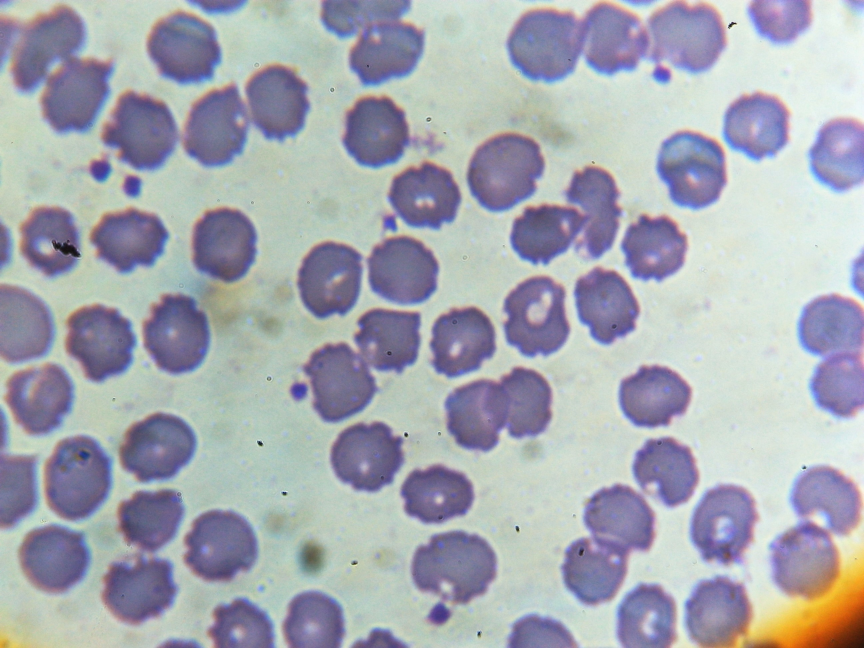
#> input picture Eritrocitos e Plaquetas/eritrocitos_01.jpg, 2592 x 1944 px, found by its file name (shown at 1/3 size)
$ python main1.py
#> lines starting #> are read from the running program, lines starting #| are printed output that depends on the picture; after the words box and inside, x2 and y2 are one past the last pixel; in counts of white or black regions, pixels touching at a corner belong together
#> further down, img is the input picture: shape (1944, 2592, 3); mean B, G, R 177.9, 168.7, 165.9
### joao_lucas/modules/__init__.py
# [20 lines left out: function detectBorder, not called in this run]

def showImage(*figs):
    #MOSTRAR VÁRIAS IMAGENS
    from cv2 import imshow, waitKey
    txts = []
    imgs = []
    for cont in range(0, len(figs)):
        if cont % 2 == 0:
            txts.append(figs[cont])
        if cont % 2 == 1:
            imgs.append(figs[cont])

    for a in range(0, len(txts)):
        imshow(txts[a], imgs[a])

    waitKey(0)

def resizeImg(img, size):
    #MODIFICAR TAMANHO DA IMAGEM
#> called with size = 600
    from cv2 import resize, INTER_AREA
    width = img.shape[1]
#> width = 2592
    height = img.shape[0]
#> height = 1944
    proportion = (width / height)
#> proportion = 1.33
    new_width = size
    new_height = int(new_width * proportion)
#> new_height = 800
    new_size = (new_height, new_width)
#> new_size = (800, 600)
    new_img = resize(img, new_size, interpolation= INTER_AREA)
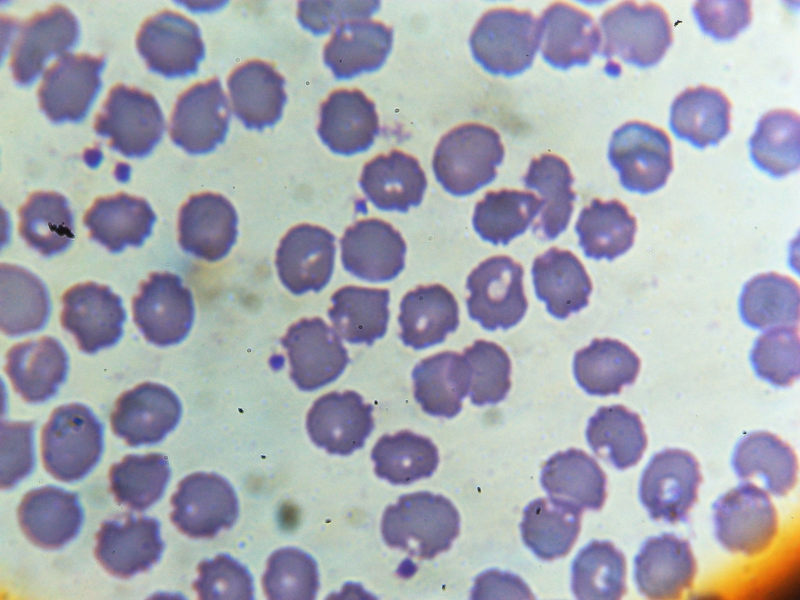
#> new_img: shape (600, 800, 3); mean B, G, R 177.9, 168.7, 165.9

    return new_img


# [12 lines left out: function status, not called in this run]

### main1.py
import cv2
import joao_lucas.modules as func

# DETECÇÃO DE BORDAS

diretorio = './Imagens_a_serem_analisadas/'
nome_img = 'eritrocitos_01'

img = cv2.imread(diretorio + nome_img + '.jpg')

img = func.resizeImg(img, 600)

grayScaleImg = cv2.cvtColor(img, cv2.COLOR_BGR2GRAY)
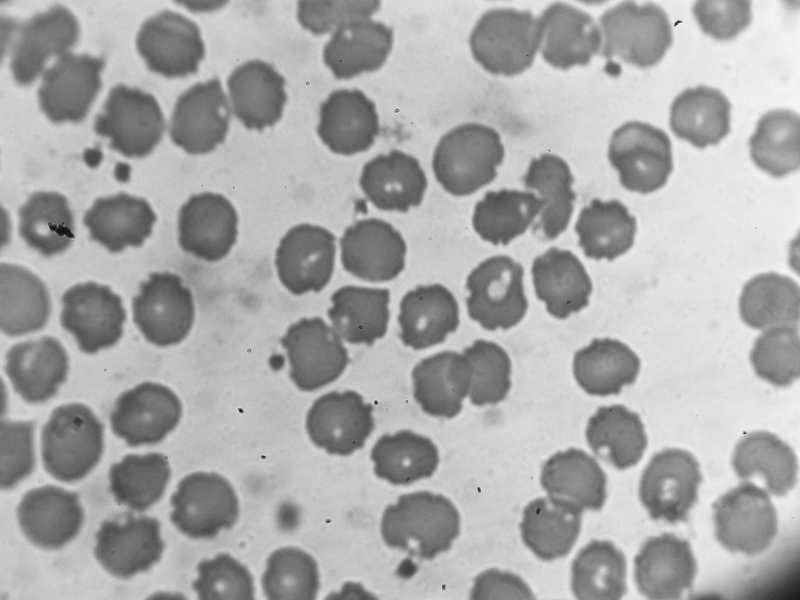
#> grayScaleImg: shape (600, 800); min 17, max 245, mean 168.9

blurImg = cv2.bilateralFilter(grayScaleImg, 9, 75, 75)
cannyImg = cv2.Canny(blurImg, 10, 60)
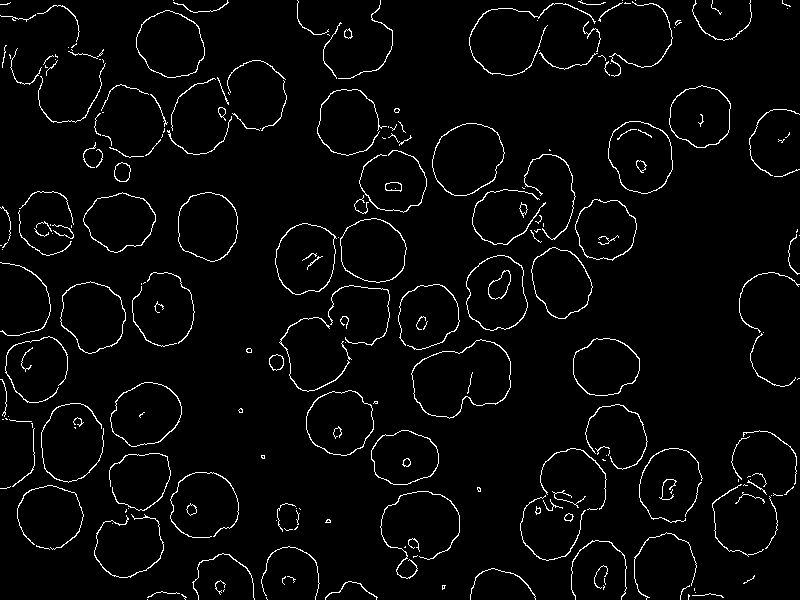
#> cannyImg: shape (600, 800); 3.3% white in thin lines or dots


contours, lx = cv2.findContours(cannyImg, cv2.RETR_EXTERNAL, cv2.CHAIN_APPROX_NONE)
#> contours = 236 contours, 170 with area under 20; largest, box (x1, y1, x2, y2) and area: (411, 339, 511, 419) 5476, (432, 123, 505, 196) 3908, (466, 255, 528, 331) 3602, (608, 121, 673, 194) 3595, (136, 10, 205, 78) 3438; lx = 236 rows, first 6: [1, -1, -1, -1], [2, 0, -1, -1], [3, 1, -1, -1], [4, 2, -1, -1], [5, 3, -1, -1], [6, 4, -1, -1]


celulas_vermelhas = []
for i in contours:
    x, y, w, h = cv2.boundingRect(i)
    ROI = img[y:y+(h), x:x+(w)]#pegar uma imagem do cortorno

    larguraR = int(ROI.shape[0] / 4)
    alturaR = int(ROI.shape[1] / 4)


    if (larguraR > 10 and larguraR < 100) or (alturaR > 10 and alturaR < 100):
        celulas_vermelhas.append(i)
#> this loop made 236 passes
#> (x, y, w, h, larguraR, alturaR) on passes 3 to 5: (688, 594, 2, 6, 1, 0), (181, 594, 6, 6, 1, 1), (692, 593, 32, 5, 1, 8)
#> after the loop, celulas_vermelhas = 67 contours, 10 with area under 20; largest, box (x1, y1, x2, y2) and area: (411, 339, 511, 419) 5476, (432, 123, 505, 196) 3908, (466, 255, 528, 331) 3602, (608, 121, 673, 194) 3595, (136, 10, 205, 78) 3438

cv2.drawContours(img, celulas_vermelhas, -1, (0,0,255), 2)
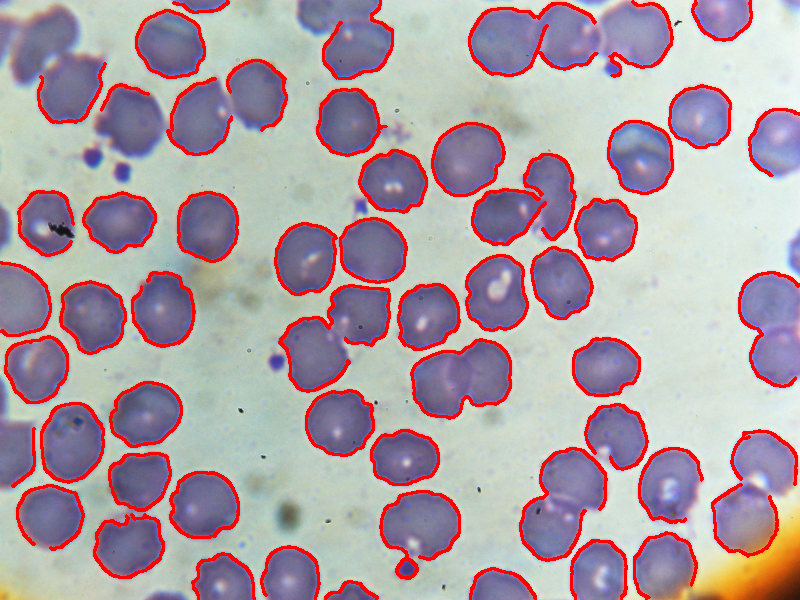
#> img: shape (600, 800, 3); 8.04% of pixels changed, all inside (x1, y1, x2, y2) = (0, 0, 800, 600)

func.showImage('Eritrocito', img)

# cv2.imwrite(nome_img + '(copia).jpg', img)
